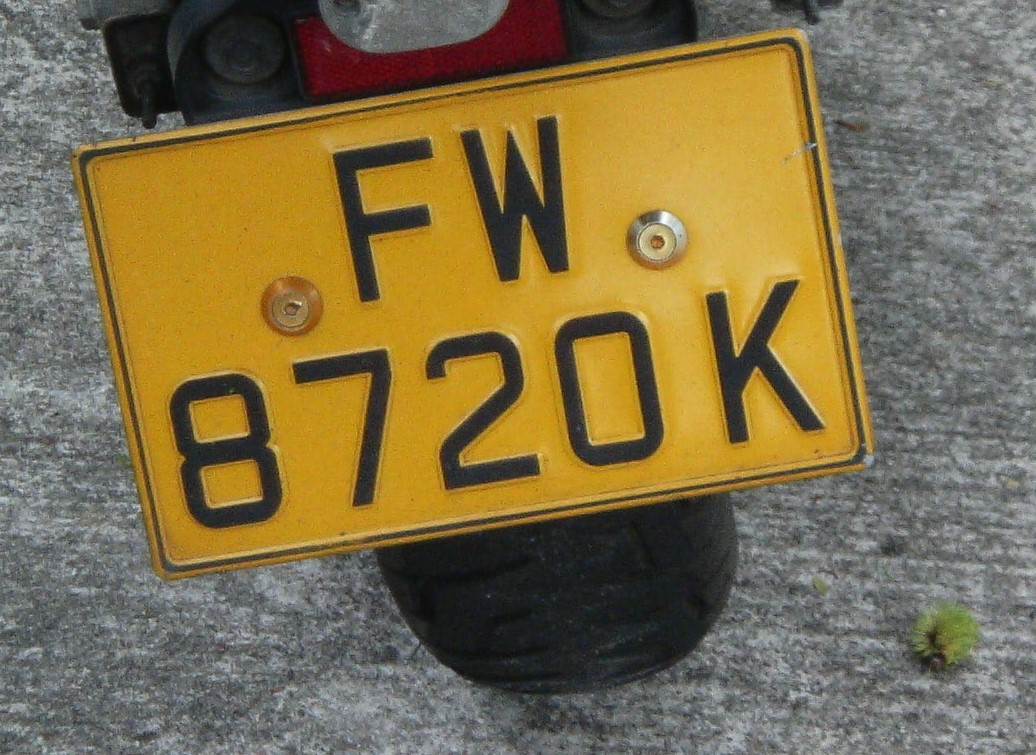
#> input picture Sample_Pictures/Test/11.jpg, 1036 x 755 px
$ python Run_Transformer.py
#> lines starting #> are read from the running program, lines starting #| are printed output that depends on the picture; after the words box and inside, x2 and y2 are one past the last pixel; in counts of white or black regions, pixels touching at a corner belong together; long printed decimals are rounded
### Transform.py


import numpy as np
import cv2

def order_points(pts):
	# initialzie a list of coordinates that will be ordered
	# such that the first entry in the list is the top-left,
	# the second entry is the top-right, the third is the
	# bottom-right, and the fourth is the bottom-left
	rect = np.zeros((4, 2), dtype = "float32")

	# the top-left point will have the smallest sum, whereas
	# the bottom-right point will have the largest sum
	s = pts.sum(axis = 1)
	rect[0] = pts[np.argmin(s)]
	rect[2] = pts[np.argmax(s)]

	# now, compute the difference between the points, the
	# top-right point will have the smallest difference,
	# whereas the bottom-left will have the largest difference
	diff = np.diff(pts, axis = 1)
	rect[1] = pts[np.argmin(diff)]
	rect[3] = pts[np.argmax(diff)]

	# return the ordered coordinates
	return rect


def four_point_transform(image, pts):
	# obtain a consistent order of the points and unpack them
	# individually
	rect = order_points(pts)
	(tl, tr, br, bl) = rect

	# compute the width of the new image, which will be the
	# maximum distance between bottom-right and bottom-left
	# x-coordiates or the top-right and top-left x-coordinates
	widthA = np.sqrt(((br[0] - bl[0]) ** 2) + ((br[1] - bl[1]) ** 2))
	widthB = np.sqrt(((tr[0] - tl[0]) ** 2) + ((tr[1] - tl[1]) ** 2))
	maxWidth = max(int(widthA), int(widthB))

	# compute the height of the new image, which will be the
	# maximum distance between the top-right and bottom-right
	# y-coordinates or the top-left and bottom-left y-coordinates
	heightA = np.sqrt(((tr[0] - br[0]) ** 2) + ((tr[1] - br[1]) ** 2))
	heightB = np.sqrt(((tl[0] - bl[0]) ** 2) + ((tl[1] - bl[1]) ** 2))
	maxHeight = max(int(heightA), int(heightB))

	# now that we have the dimensions of the new image, construct
	# the set of destination points to obtain a "birds eye view",
	# (i.e. top-down view) of the image, again specifying points
	# in the top-left, top-right, bottom-right, and bottom-left
	# order
	dst = np.array([
		[0, 0],
		[maxWidth - 1, 0],
		[maxWidth - 1, maxHeight - 1],
		[0, maxHeight - 1]], dtype = "float32")

	# compute the perspective transform matrix and then apply it
	M = cv2.getPerspectiveTransform(rect, dst)
	warped = cv2.warpPerspective(image, M, (maxWidth, maxHeight))

	# return the warped image
	return warped

### Run_Transformer.py


from Transform  import four_point_transform
import numpy as np
import cv2
import imutils


# Input image"
image = cv2.imread("Sample_Pictures/Test/11.jpg")   #Path to image
#> image is the input picture: shape (755, 1036, 3); mean B, G, R 74.5, 111, 125.9
ratio = image.shape[0] / 300.0
#> ratio = 2.52
orig = image.copy()
image = imutils.resize(image, height = 300)
#> image: shape (300, 411, 3)

gray = cv2.cvtColor(image, cv2.COLOR_BGR2GRAY)
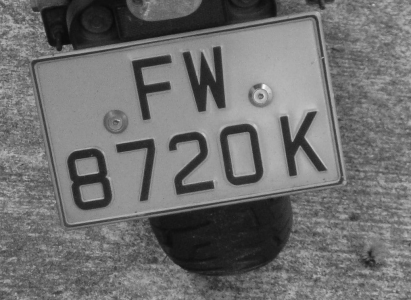
#> gray: shape (300, 411); min 10, max 251, mean 111.3

#noise_removal = cv2.bilateralFilter(gray,9,75,75)


clahe = cv2.createCLAHE(clipLimit=2.0, tileGridSize=(8,8))
cl1 = clahe.apply(gray)
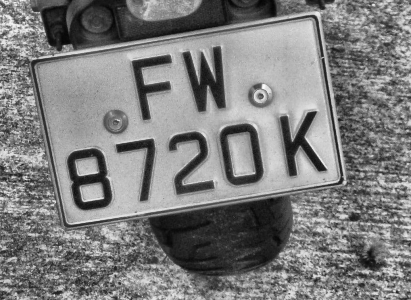
#> cl1: shape (300, 411); min 5, max 252, mean 125.4
cv2.imshow('c1',cl1)

#cv2.imshow('noise_removal',noise_removal)
#equ = cv2.equalizeHist(noise_removal)
#cv2.imshow('histo',equ)


thresh = cv2.threshold(cl1, 165, 255,cv2.THRESH_BINARY)[1]
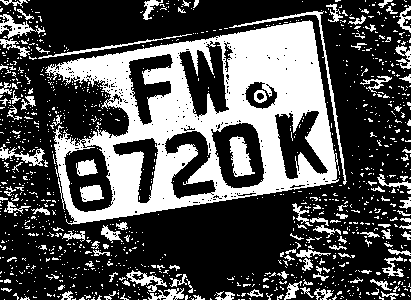
#> thresh: shape (300, 411); 32.1% white; 1162 white regions (1045 under 20 px)
cv2.imshow('thresh',thresh)
    #Adaptive Thresholding
#thresh= cv2.adaptiveThreshold(t1,255,cv2.ADAPTIVE_THRESH_GAUSSIAN_C,cv2.THRESH_BINARY,11,2)
#cv2.imshow('A_thresh',thresh)


# Finds contours
cnts = cv2.findContours(thresh, cv2.RETR_TREE, cv2.CHAIN_APPROX_SIMPLE)
#> cnts = 1541 contours, 1464 with area under 20; largest, box (x1, y1, x2, y2) and area: (45, 20, 339, 225) 40224, (210, 122, 265, 189) 2680, (63, 144, 114, 213) 2518, (178, 41, 230, 118) 2258, (274, 110, 329, 180) 1947
cnts = imutils.grab_contours(cnts)
cnts = sorted(cnts, key = cv2.contourArea, reverse = True)[:3]
#> cnts = 3 contours; box (x1, y1, x2, y2) and area: (45, 20, 339, 225) 40224, (210, 122, 265, 189) 2680, (63, 144, 114, 213) 2518
#screenCnt = None
# Draws contours
for c in cnts:

    if cv2.contourArea(c)  < 5000:
        continue
    print("area",cv2.contourArea(c))
    #(x, y, w, h) = cv2.boundingRect(c)
    #cv2.rectangle(image, (x,y), (x+w,y+h), (0, 255, 0), 2)

    ## BEGIN - draw rotated rectangle
    print("test")
    rect = cv2.minAreaRect(c)
    print("areas",rect)
    box = cv2.boxPoints(rect)
    box = np.int0(box)
    print(box)
    cv2.drawContours(image,[box],0,(0,255,0),2)
    break  #Boss Line
#> this loop made 1 pass
#> (rect, box) on pass 1: (((189.3, 123), (279.6, 164.9), -9.46), [[64, 227], [37, 64], [313, 18], [340, 181]])
#| area 40224.0
#| test
#| areas ((189.257, 123.041), (279.643, 164.892), -9.462)
#| [[ 64 227]
#|  [ 37  64]
#|  [313  18]
#|  [340 181]]
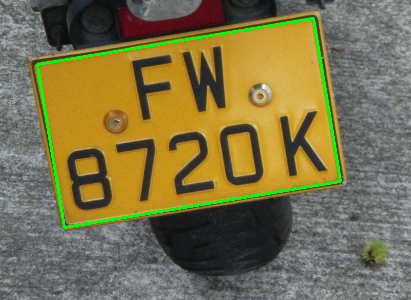
#> image: shape (300, 411, 3); mean B, G, R 73.6, 113.9, 122.8


warped = four_point_transform(image, box)
#> in order_points, `s = pts.sum(axis = 1)`: s = [291, 101, 331, 521]
#> in order_points, `diff = np.diff(pts, axis = 1)`: diff = [163, 27, -295, -159]
#> in four_point_transform, `rect = order_points(pts)`: rect = [[37, 64], [313, 18], [340, 181], [64, 227]]
#> in four_point_transform, `(tl, tr, br, bl) = rect`: tl = [37, 64]; tr = [313, 18]; br = [340, 181]; bl = [64, 227]
#> in four_point_transform, `widthA = np.sqrt(((br[0] - bl[0]) ** 2) + ((br[1] - bl[1]) ** 2))`: widthA = 279.8
#> in four_point_transform, `maxWidth = max(int(widthA), int(widthB))`: maxWidth = 279
#> in four_point_transform, `heightA = np.sqrt(((tr[0] - br[0]) ** 2) + ((tr[1] - br[1]) ** 2))`: heightA = 165.2
#> in four_point_transform, `maxHeight = max(int(heightA), int(heightB))`: maxHeight = 165
#> in four_point_transform, `dst = np.array([ [0, 0], [maxWidth - 1, 0], [maxWidth - 1, maxHeight -..`: dst = [[0, 0], [278, 0], [278, 164], [0, 164]]
#> in four_point_transform, `M = cv2.getPerspectiveTransform(rect, dst)`: M = [[0.98, -0.162, -25.88], [0.163, 0.979, -68.7], [1.14e-19, 6.87e-19, 1]]
#> in four_point_transform, `warped = cv2.warpPerspective(image, M, (maxWidth, maxHeight))`:
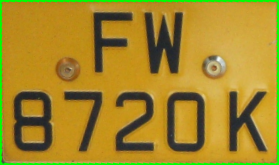
#> warped: shape (165, 279, 3); mean B, G, R 40.1, 136.1, 164.1
#cv2.imwrite('warped.jpg', warped)

# show the original and warped images
cv2.imshow("Original", image)
cv2.imshow("Warped", warped)
cv2.waitKey(0)
cv2.destroyAllWindows()

$ run again, with Sample_Pictures/Test/CLAHE.jpg copied over Sample_Pictures/Test/11.jpg
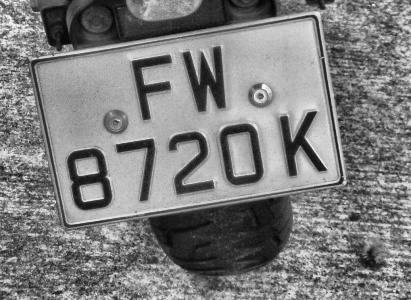
#> input picture Sample_Pictures/Test/CLAHE.jpg, 411 x 300 px
#> image is the input picture: shape (300, 411, 3); min 3, max 252, mean 125.5
#> `thresh = cv2.threshold(cl1, 165, 255,cv2.THRESH_BINARY)[1]`:
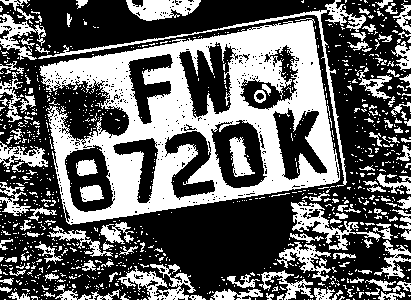
#> thresh: shape (300, 411); 39% white; 1059 white regions (935 under 20 px)
#> `cnts = cv2.findContours(thresh, cv2.RETR_TREE, cv2.CHAIN_APPROX_SIMPLE)`: cnts = 1790 contours, 1669 with area under 20; largest, box (x1, y1, x2, y2) and area: (40, 18, 340, 225) 41698, (210, 119, 268, 189) 2776, (178, 41, 235, 119) 2662, (64, 144, 114, 213) 2485, (272, 107, 328, 181) 2108
#> `cnts = sorted(cnts, key = cv2.contourArea, reverse = True)[:3]`: cnts = 3 contours; box (x1, y1, x2, y2) and area: (40, 18, 340, 225) 41698, (210, 119, 268, 189) 2776, (178, 41, 235, 119) 2662
#> the loop `for c in cnts: ` made 1 pass
#> (rect, box) on pass 1: (((189, 121.5), (280.9, 167), -9.18), [[63, 226], [37, 61], [314, 16], [341, 181]])
#> (printed output is left out)
#> s = [289, 98, 330, 522]
#> diff = [163, 24, -298, -160]
#> in four_point_transform, `rect = order_points(pts)`: rect = [[37, 61], [314, 16], [341, 181], [63, 226]]
#> tl = [37, 61]; tr = [314, 16]; br = [341, 181]; bl = [63, 226]
#> widthA = 281.6
#> widthB = 280.6
#> maxWidth = 281
#> heightA = 167.2
#> heightB = 167
#> dst = [[0, 0], [280, 0], [280, 166], [0, 166]]
#> M = [[0.988, -0.156, -27.06], [0.16, 0.986, -66.06], [6.75e-06, 2.03e-05, 1]]
#> in four_point_transform, `warped = cv2.warpPerspective(image, M, (maxWidth, maxHeight))`:
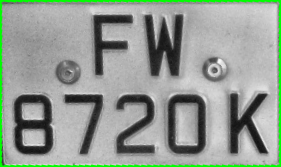
#> warped: shape (167, 281, 3); mean B, G, R 147.1, 156.5, 147.1

$ run again, with Sample_Pictures/Test/Transformed.jpg copied over Sample_Pictures/Test/11.jpg
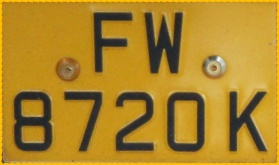
#> input picture Sample_Pictures/Test/Transformed.jpg, 279 x 165 px
#> image is the input picture: shape (165, 279, 3); mean B, G, R 40.2, 133.7, 173.5
#> `thresh = cv2.threshold(cl1, 165, 255,cv2.THRESH_BINARY)[1]`:
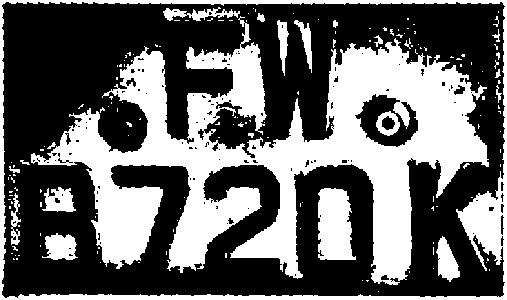
#> thresh: shape (300, 507); 39.9% white; 163 white regions (140 under 20 px)
#> `cnts = cv2.findContours(thresh, cv2.RETR_TREE, cv2.CHAIN_APPROX_SIMPLE)`: cnts = 303 contours, 265 with area under 20; largest, box (x1, y1, x2, y2) and area: (0, 0, 507, 300) 151294, (1, 1, 506, 299) 144347, (31, 16, 489, 285) 45996, (354, 93, 419, 148) 2196, (318, 188, 356, 260) 2118
#> `cnts = sorted(cnts, key = cv2.contourArea, reverse = True)[:3]`: cnts = 3 contours; box (x1, y1, x2, y2) and area: (0, 0, 507, 300) 151294, (1, 1, 506, 299) 144347, (31, 16, 489, 285) 45996
#> the loop `for c in cnts: ` made 1 pass
#> (c, rect, box) on pass 1: ([[0, 0], [0, 299], [506, 299], [506, 0]], ((253, 149.5), (299, 506), -90), [[506, 299], [0, 299], [0, 0], [506, 0]])
#> (printed output is left out)
#> after the loop `for c in cnts:`:
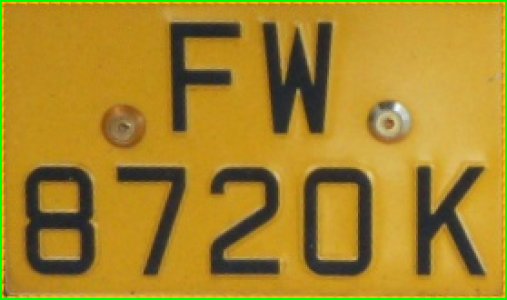
#> image: shape (300, 507, 3); mean B, G, R 39.9, 135, 168.1
#> s = [805, 299, 0, 506]
#> diff = [-207, 299, 0, -506]
#> in four_point_transform, `rect = order_points(pts)`: rect = [[0, 0], [506, 0], [506, 299], [0, 299]]
#> tl = [0, 0]; tr = [506, 0]; br = [506, 299]; bl = [0, 299]
#> widthA = 506
#> heightA = 299
#> dst = [[0, 0], [505, 0], [505, 298], [0, 298]]
#> M = [[0.998, 0, 0], [0, 0.997, 0], [0, -3.76e-19, 1]]
